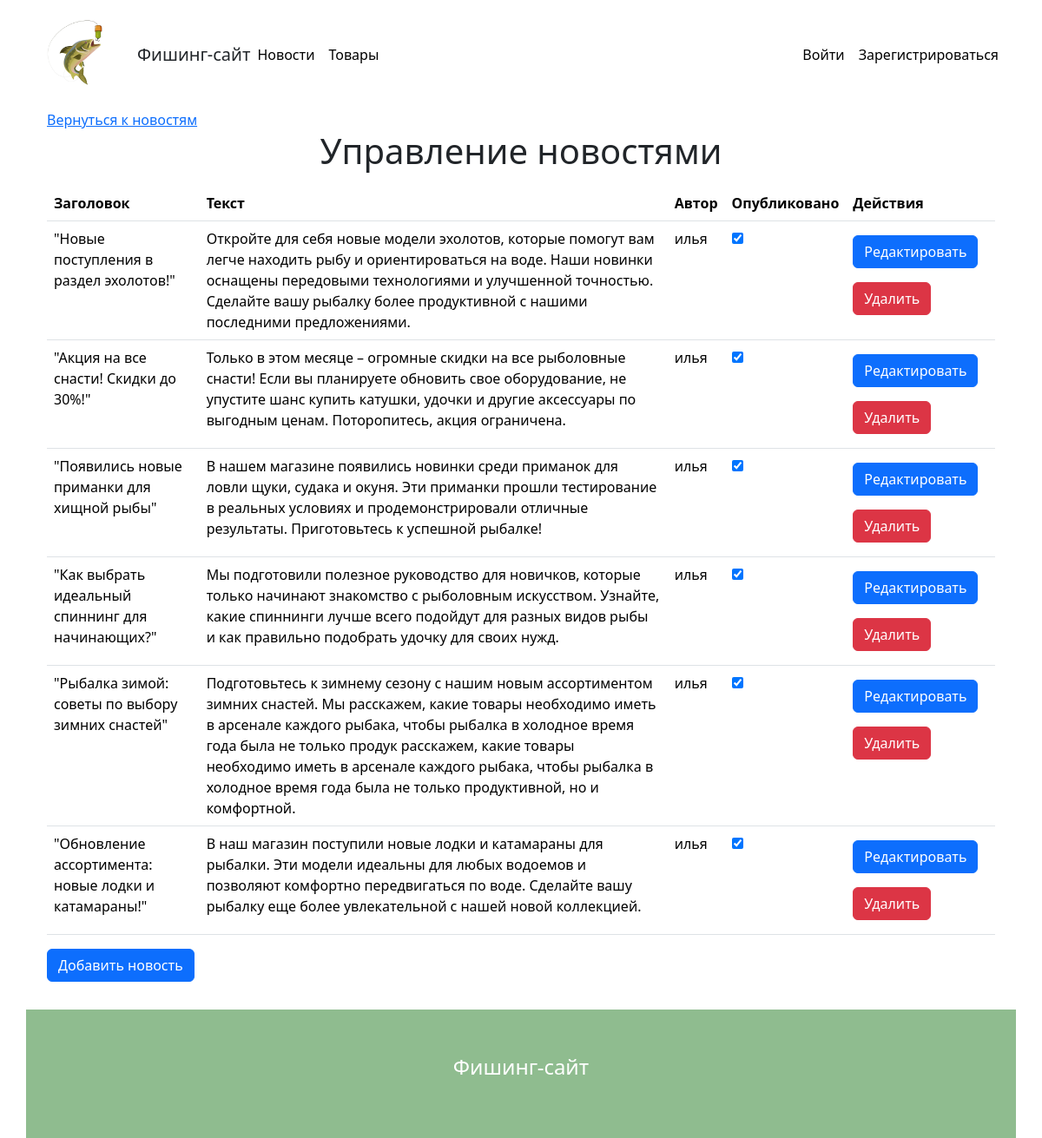
Page /news/edit/ on the committed database.
### core/app/news/models.py (models this page shows)
class News(db.Model):
    __tablename__ = "news"
    id = db.Column(db.Integer, primary_key=True)
    title = db.Column(db.String(100), nullable=False)
    picture = db.Column(
        db.String(200),
        nullable=True,
    )
    text = db.Column(
        db.String(500),
        nullable=False,
    )
    author_id = db.Column(db.Integer, db.ForeignKey("users.id", name="author"))
    author = db.relationship(User)
    news_type = db.Column(
        sqlalchemy.Enum(NewsType),
        default=NewsType.regular,
    )
    is_published = db.Column(
        db.Boolean,
        nullable=False,
        default=True,
    )
    created_at = db.Column(db.DateTime, default=datetime.now)

### core/app/users/models.py (models this page shows, shortened)
class User(db.Model, UserMixin):
    __tablename__ = "users"
    id = sqlalchemy.Column(
        sqlalchemy.Integer,
        primary_key=True,
        autoincrement=True,
    )
    name = sqlalchemy.Column(
        sqlalchemy.String,
        nullable=True,
    )
    email = sqlalchemy.Column(
        sqlalchemy.String,
        index=True,
        unique=True,
        nullable=True,
    )
    role = db.Column(
        sqlalchemy.Enum(UserRole),
        default=UserRole.user,
        nullable=False,
    )
    hashed_password = sqlalchemy.Column(
        sqlalchemy.String,
        nullable=True,
    )
    created_date = sqlalchemy.Column(
        sqlalchemy.DateTime,
        default=datetime.datetime.now,
    )

### core/routes/news/routes.py (the view)
@news_bp.route("/news/edit/", methods=["GET"])
def edit_news():
    use_case = GetAllNewsUseCase(
        news_service=NewsService,
    )
    news = use_case.execute()
    return render_template("news/news-edit-page.html", news=news)

### core/app/news/services.py (called while the page is built)
    def get_all_news():
        news = db.session.query(News).all()
        return news

### core/app/news/use_cases.py (called while the page is built)
    def execute(self):
        news = self.news_service.get_all_news()
        return news

### templates/news/news-edit-page.html (shortened to what this page needs)
{% extends "base.html" %}
{% block content %}
<div class="container">
    <div class="">
        <a href="/news/" class="">Вернуться к новостям</a>
    </div>
    <h1 class="text-center mb-3">Управление новостями</h1>
    <div class="row">
        <div class="" style="overflow: auto">
            <table class="table">
            <thead>
                <tr>
                    <th scope="col">Заголовок</th>
                    <th scope="col">Текст</th>
                    <th scope="col">Автор</th>
                    <th scope="col">Опубликовано</th>
                    <th scope="col">Действия</th>
                </tr>
            </thead>
            <tbody>
                {% for news_item in news %}
                <tr>
                    <td>{{ news_item.title }}</td>
                    <td>{{ news_item.text }}</td>
                    <td>{{ news_item.author.name }}</td>
                    <td>
                        <input type="checkbox" name="is_published"
                               {% if news_item.is_published %}checked{% endif %}
                               onchange="updatePublicationStatus({{ news_item.id }}, this.checked)">
                    </td>
                    <td>
                        <button class="btn btn-primary my-2" onclick="location.href='/news/edit/{{ news_item.id }}'">Редактировать</button>
                        <button class="btn btn-danger my-2" onclick="location.href='/news/delete/{{ news_item.id }}'">Удалить</button>
                    </td>
                </tr>
                {% endfor %}
            </tbody>
        </table>
        <div class="">
            <a href="/news/create" class="btn btn-primary mb-3">Добавить новость</a>
        </div>
        </div>
    </div>
</div>
{% endblock %}

### rows in the picture
News: title "\"Новые поступления в раздел эхолотов!\"", text "Откройте для себя новые модели эхолотов, которые помогут вам легче находить рыбу и ориентироваться на воде. Наши новинки оснащены передовыми технологиями и улучшенной точностью. Сделайте вашу рыбалку более продуктивной с нашими последними предложениями.", author.name "илья", is_published "☑"
News: title "\"Акция на все снасти! Скидки до 30%!\"", text "Только в этом месяце – огромные скидки на все рыболовные снасти! Если вы планируете обновить свое оборудование, не упустите шанс купить катушки, удочки и другие аксессуары по выгодным ценам. Поторопитесь, акция ограничена.", author.name "илья", is_published "☑"
News: title "\"Появились новые приманки для хищной рыбы\"", text "В нашем магазине появились новинки среди приманок для ловли щуки, судака и окуня. Эти приманки прошли тестирование в реальных условиях и продемонстрировали отличные результаты. Приготовьтесь к успешной рыбалке!", author.name "илья", is_published "☑"
News: title "\"Как выбрать идеальный спиннинг для начинающих?\"", text "Мы подготовили полезное руководство для новичков, которые только начинают знакомство с рыболовным искусством. Узнайте, какие спиннинги лучше всего подойдут для разных видов рыбы и как правильно подобрать удочку для своих нужд.", author.name "илья", is_published "☑"
News: title "\"Рыбалка зимой: советы по выбору зимних снастей\"", text "Подготовьтесь к зимнему сезону с нашим новым ассортиментом зимних снастей. Мы расскажем, какие товары необходимо иметь в арсенале каждого рыбака, чтобы рыбалка в холодное время года была не только продук расскажем, какие товары необходимо иметь в арсенале каждого рыбака, чтобы рыбалка в холодное время года была не только продуктивной, но и комфортной.", author.name "илья", is_published "☑"
News: title "\"Обновление ассортимента: новые лодки и катамараны!\"", text "В наш магазин поступили новые лодки и катамараны для рыбалки. Эти модели идеальны для любых водоемов и позволяют комфортно передвигаться по воде. Сделайте вашу рыбалку еще более увлекательной с нашей новой коллекцией.", author.name "илья", is_published "☑"
